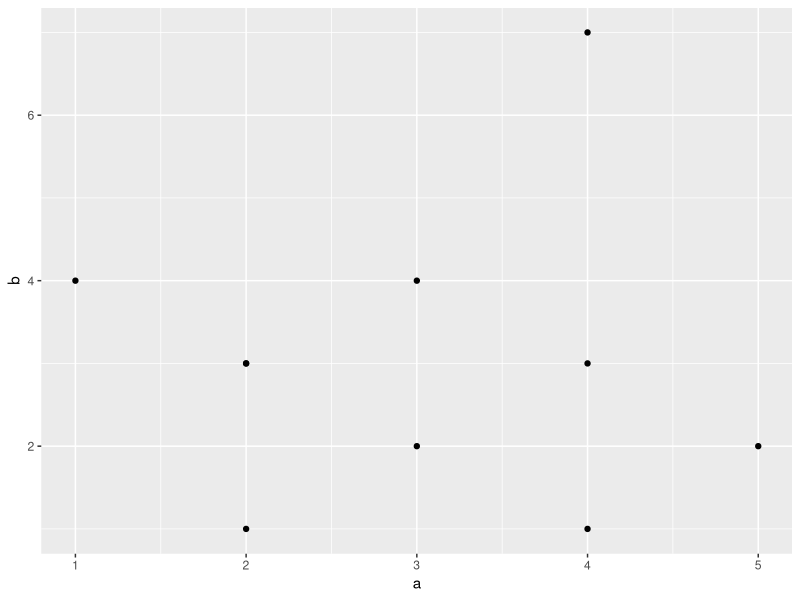
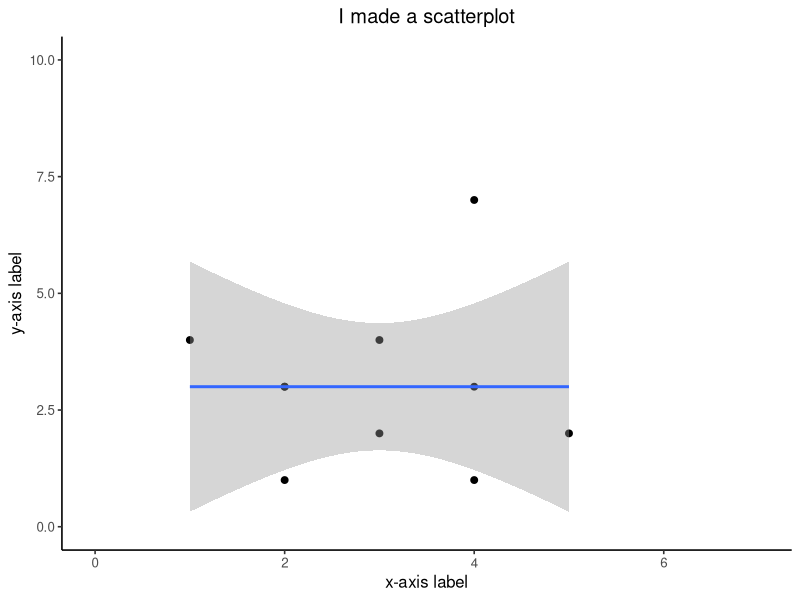
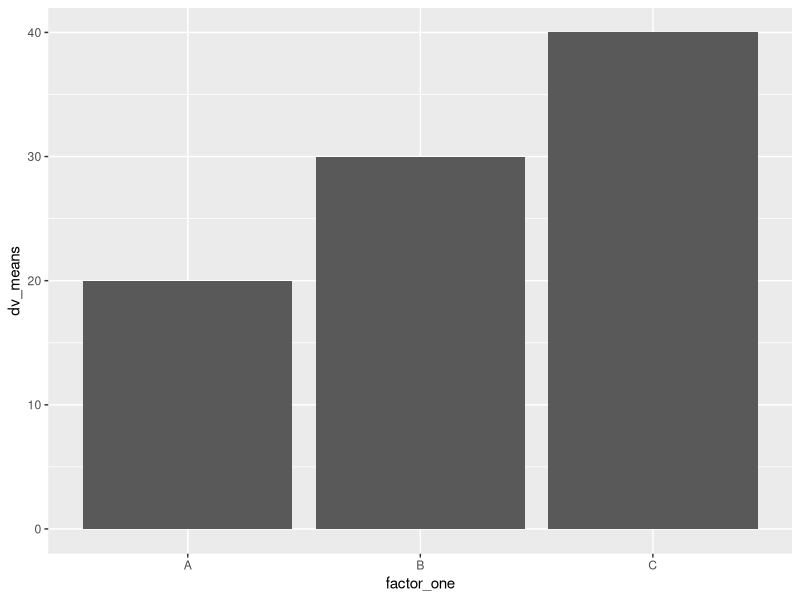
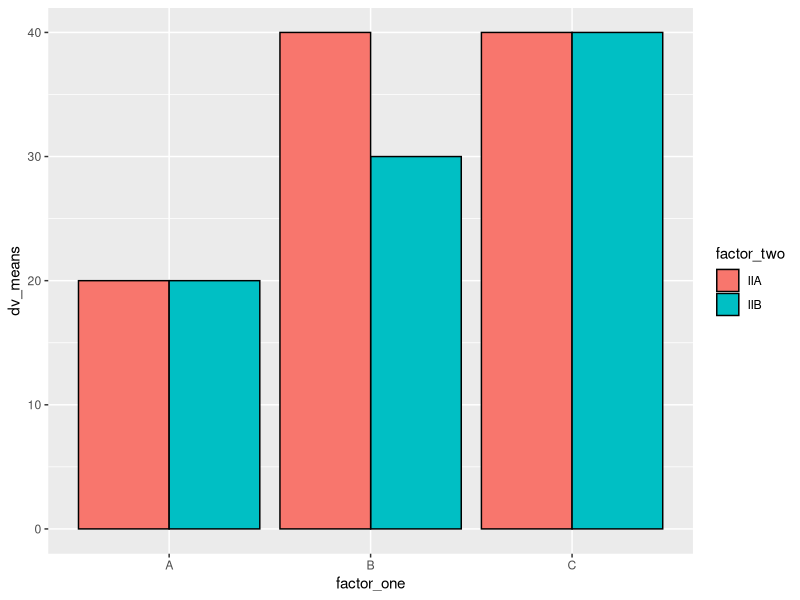
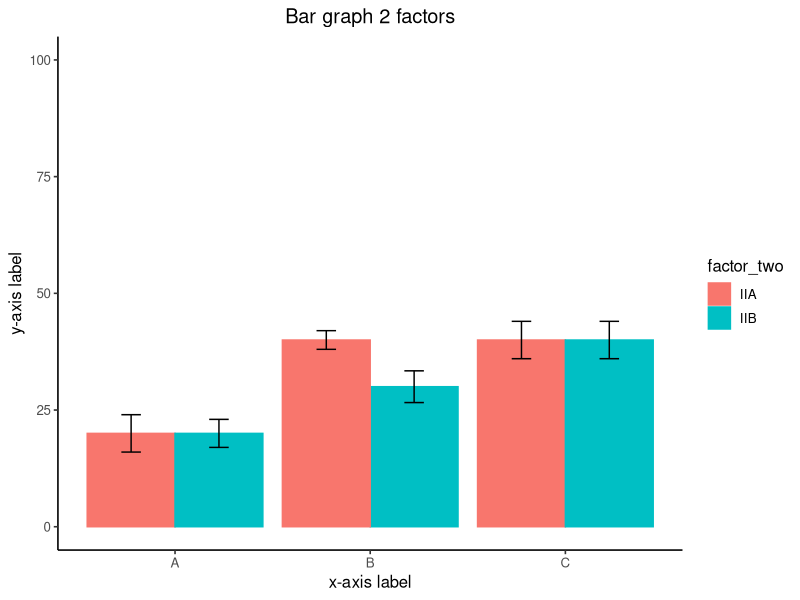
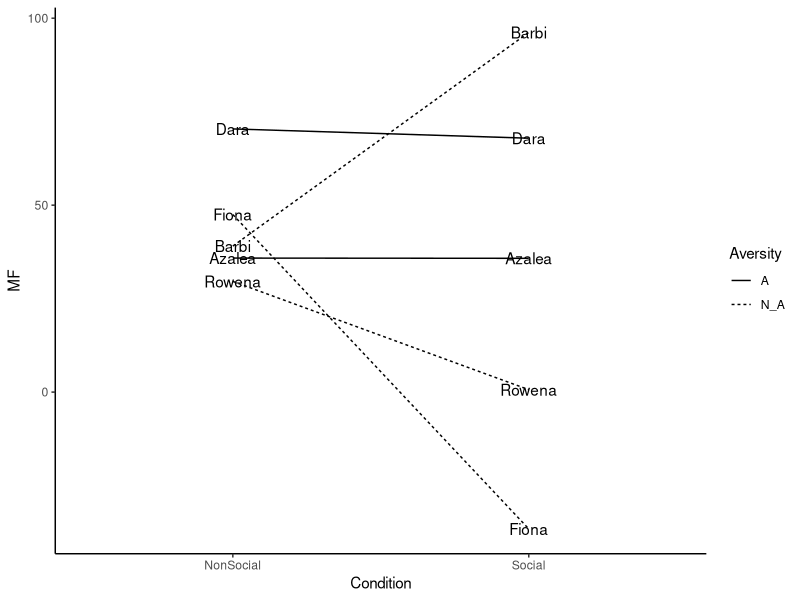

Write the R code that produced these figures, in order.
## ---- chunk 1
knitr::opts_chunk$set(message=FALSE,warning=FALSE, cache=TRUE)
## ---- chunk 2
a<- 1
b<-"Hello World"
d<-"3"
print(a)

class(d)

vector<- c(1,2,3,4,5,6,7,8)
vector[2:4]
vector[c(2,2,2,2,2)]
vector[vector <6] # show the numbers less than 7
vector[vector>=6] # greater or equal to 6
vector[vector!=4] # show numbers that are not 5

vector[8]<-3000 # put 3000 in the place of 8th number
vector

vector[1:2] <- 10

class(vector)
vector[7]<- "j" # put a number in the 7th place in the vector

vector

a<-c("1","2","3")
class(a)
b<- a
class(b)
as.numeric(b) # store charecters 123 as a number

a<- "ljjasjdflsjasf;lasdjflk;asdjfl;asdjfl"
strsplit(a,split="") # if you had a paragraph and you wanted to split the paragraph or put a period in R

a[1]

b[(1)][5]

example_list <- list(a=11, b=4, d=c(1,2,3,4))
example_list


data.frame() # particular way of structuring data


f<- matrix(0,nrow = 5, ncol = 3) # creating 5 rows and 3 columns

first_names <- c("asdf", "Asdfasd","asdfasdf")
ages<-c(3343,23122,67456)
grades<-c(89,56,99)

everybody <- data.frame(first_names,ages,grades)

everybody$ages[2] <- 12
## ---- chunk 3
data1 <- c(1,2,3)
data1[1]
data1[-1]

## ---- chunk 4
add_one <- function(x){
  return(x+1)
}
  add_one(9)


## ---- chunk 5
add_one <- function(x) return(x+1)

  add_one(7)


## ---- chunk 6
roll_dice <- function(x){
  return(sample(1:6,1))

}
  roll_dice()

## ---- chunk 7
x <- c(1,2,3)
my_sum <- function(x){  # this is declaring a funtion
  get_sum<-sum(x)
  return(get_sum)
}
# to declare a variable
  a <- c(1,2,3)
## ---- chunk 8
ranged_mean  <- function(x, min_val, max_val){
  restricted_values <- x[x>min_val & x < max_val]
  return(mean(restricted_values))

}
  some_numbers <-c(3,4,3,2,3,4,5,6,7,8,8,8,9,8)
  ranged_mean(some_numbers,3,9)

## ---- chunk 9
Names <- c("Peter", "Paul", "Mary",NA)
Ages <- c(100,120,90, 80)
Sex <- c("M","M","F",NA)

my_dataframe <- data.frame(Names,Ages,Sex) # start adding things in the perenthesis
## ---- chunk 10
library(ggplot2)
a <- c(1,2,3,2,3,4,5,4, 4, 2)
b <- c(4,3,4,3,2,1,2,3, 7, 1)
plot_df <- data.frame(a,b)
ggplot(plot_df, aes(x=a,y=b))+
  geom_point() # connect the data to diff parts of the graph
  
# basic scatterplot
#ggplot(plot_df, aes(x=a,y=b))+
 # geom_point()  

## ---- chunk 11
ggplot(NULL, aes(x=a,y=b))+
  geom_point(size=2)+
  geom_smooth(method=lm)+ # this is linear regression line
  coord_cartesian(xlim=c(0,7),ylim=c(0,10))+ # if you want to increase a range
  xlab("x-axis label")+ # change a name of x axis
  ylab("y-axis label")+
  ggtitle("I made a scatterplot")+ # add a title
  theme_classic(base_size=12)+ # classic background; base size is the size of the font from 12 to whatever
  theme(plot.title = element_text(hjust = 0.5))
## ---- chunk 12
factor_one <- as.factor(c("A","B","C"))
dv_means <- c(20,30,40)
dv_SEs   <- c(4,3.4,4)
plot_df <- data.frame(factor_one,
                      dv_means,
                      dv_SEs)
ggplot(plot_df, aes(x=factor_one,y=dv_means))+ # what do you want to go into x and y axis
  geom_bar(stat="identity")

## ---- chunk 13
factor_one <- rep(as.factor(c("A","B","C")),2) # this 2 means repeat ABC twice
factor_two <- rep(as.factor(c("IIA","IIB")),3)
dv_means <- c(20,30,40,20,40,40)
dv_SEs   <- c(4,3.4,4,3,2,4)
plot_df <- data.frame(factor_one,
                      factor_two,
                      dv_means,
                      dv_SEs)

# basic bar graph

ggplot(plot_df, aes(x=factor_one,y=dv_means, # aestetics definition has gotten 
                    group=factor_two, 
                   # color=factor_two))+  # color here means the border collor
                    fill=factor_two))+
  geom_bar(stat="identity", 
           position="dodge",
           color="black")
## ---- chunk 14
ggplot(plot_df, aes(x=factor_one,y=dv_means,
                    group=factor_two,
                    color=factor_two,
                    fill=factor_two))+
  geom_bar(stat="identity", position="dodge")+
  geom_errorbar(aes(ymin=dv_means-dv_SEs,
                    ymax=dv_means+dv_SEs),
                position=position_dodge(width=0.9),
                width=.2,
                color="black")+
  coord_cartesian(ylim=c(0,100))+
  xlab("x-axis label")+
  ylab("y-axis label")+
  ggtitle("Bar graph 2 factors")+
  theme_classic(base_size=12)+
  theme(plot.title = element_text(hjust = 0.5))

## ---- chunk 15
Names <-rep(c("Dara", "Azalea", "Barbi", "Rowena", "Fiona"),each=2)
MF <- rnorm(10,45,25) # 10 is the number of numbers you want, and 45 to 25 is the range
Condition <- rep(c("Social","NonSocial"),5)
Aversity <- rep(c("A","N_A" ),times=c(4,6))
  plot_df <- data.frame(Names, MF, Condition, Aversity)
  
  ggplot(plot_df, aes(x=Condition, y=MF, group=Names, linetype=Aversity))+
    geom_line()+
    geom_text(label=Names)+
    theme_classic()


## ---- chunk 16
library(dplyr)
df <- starwars


## ---- chunk 17
df[df$name=="Luke Skywalker",] # find luke's row and give me all of the columns of the skywalker
df[df$height >180,]
## ---- chunk 18
dim(df) #c(number of rows, number of columns)

df <-cbind(df, random_number=runif(dim(df)[1],0,1))
## ---- chunk 19
library(dplyr)
new_df <- df %>% # adding things on
  filter(height > 100) %>%
  group_by(homeworld) %>% 
  summarise(mean_birth_year = mean (birth_year, na.rm = TRUE))
  
## ---- chunk 20
View (new_df)
new_df <- df %>%
  filter(height >120,
         height <180,
         birth_year >20)
  
## ---- chunk 21
new_df <- df %>%
  filter(gender =="male")
  
## ---- chunk 22
new_df <- df %>%
  group_by(hair_color) %>%
  summarise(counts=length(name))
  
